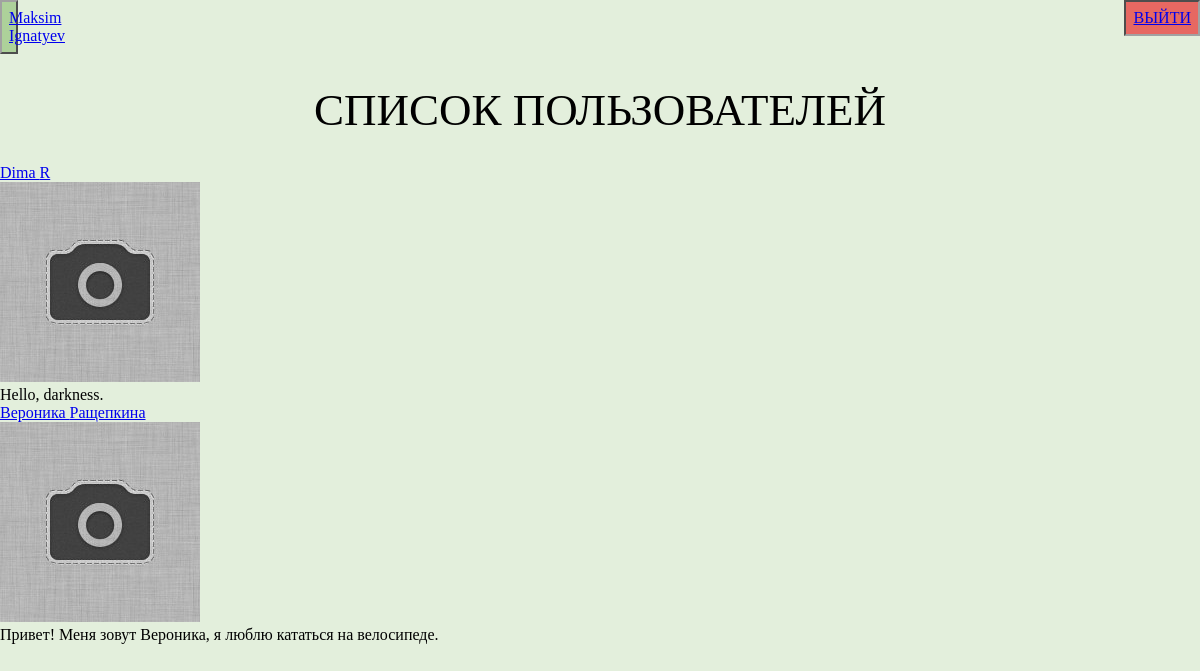
/users (signed in), run on the app's committed database.
### data/users.py (models this page shows, shortened)
class User(SqlAlchemyBase, UserMixin):
    __tablename__ = 'users'
    id = sqlalchemy.Column(sqlalchemy.Integer,
                           primary_key=True, autoincrement=True)
    name = sqlalchemy.Column(sqlalchemy.String, nullable=True)
    surname = sqlalchemy.Column(sqlalchemy.String, nullable=True)
    about = sqlalchemy.Column(sqlalchemy.String, nullable=True)
    email = sqlalchemy.Column(sqlalchemy.String,
                              index=True, unique=True, nullable=True)
    hashed_password = sqlalchemy.Column(sqlalchemy.String, nullable=True)
    photo_id = sqlalchemy.Column(sqlalchemy.Integer, nullable=True, default=0)
    photo = sqlalchemy.Column(sqlalchemy.String, default='img/default.jpg')
    created_date = sqlalchemy.Column(sqlalchemy.DateTime,
                                     default=datetime.datetime.now)
    news = orm.relation("News", back_populates='user')

### main.py (the view)
@app.route('/users')
@login_required
def users():
    session = db_session.create_session()
    users = session.query(User).filter(User.id != current_user.id)
    return render_template('users.html', users=users)

### data/db_session.py (called while the page is built)
def create_session() -> Session:
    global __factory
    return __factory()

### main.py (called while the page is built)
@login_manager.user_loader
def load_user(user_id):
    session = db_session.create_session()
    return session.query(User).get(user_id)

### templates/users.html
{% extends "base.html" %}
{% block content %}
<h1 class="header">Список пользователей</h1>
{% for user in users %}
<div>
    <h3>
        <a href="/user/{{ user.id }}">{{ user.name }} {{ user.surname }}</a>
    </h3>
    <div>
        <img src="/static/{{ user.photo }}">
    </div>
    <div>
        {{ user.about }}
    </div>
</div>
{% endfor %}
{% endblock %}

### templates/base.html (shortened to what this page needs)
<!DOCTYPE html>
<html lang="en">
<head>
    <link rel="stylesheet" type="text/css" href="/static/css/style.css" />
</head>
<body>
<header>
    <nav>
        {% if current_user.is_authenticated %}
        <p class="name-button">
            <a href="/user/{{ current_user.id }}">{{ current_user.name }} {{
                current_user.surname }}</a>
        </p>
        <a href="/logout" class="logout">Выйти</a>
        {% else %}
        <p>
            <a class="top-button" href="/register">Зарегистрироваться</a>
            <a class="top-button" href="/login">Войти</a>
        </p>
        {% endif %}
    </nav>
</header>
<main role="main" class="container">
    {% block content %}{% endblock %}
</main>
</body>
</html>

### static/css/style.css (style rules this page uses)
body, h1, h2, h3, h4, p, a { margin: 0; font-size: 100%; font-weight: normal; }
body { font-family: 'Bookman Old Style', sans-regular; background-color: #e3efdc }
.header { height: 10vh; background-position: center; text-align: center; font-size: 45px; text-transform: uppercase; font-weight: 100; margin: auto; }
.logout { text-align: center; background-color: #e66862; padding: 7px; text-color: black; text-transform: uppercase; position: absolute; border: 2px inset #a1a1a1; right: 0; top: 0; }
.name-button { margin: 0 1675px 30px 0; text-align: center; background-color: #add19a; padding: 7px; background-position: right; text-color: black; border: 2px outset #a1a1a1; }

### data on the page
User: name "Maksim", surname "Ignatyev"
User: name "Dima", surname "R", photo (placeholder picture), about "Hello, darkness."
User: name "Вероника", surname "Ращепкина", photo (placeholder picture), about "Привет! Меня зовут Вероника, я люблю кататься на велосипеде."
